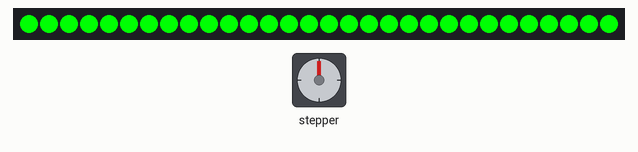
This sketch was run on a simulated Arduino Uno, built with avr-gcc and run on an emulated ATmega328P. Shown: stepper motor, 30 RGB LEDs in strip order, left to right. Wiring (inferred from the names in the program): stepper motor driver (400 steps per turn assumed): step pin 3; direction pin 2. Dim RGB values are drawn brighter than linear; the strip is taken to match the declared colour order; random numbers use the default seed unless the sketch sets one; what the sketch prints to the serial monitor is not drawn.

Above: at 2.5 s.
At 51.3 s:
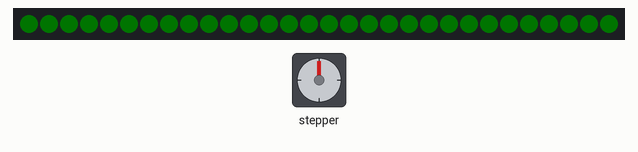
Timing chart, 0 to 129.9 s (numbered marks = the images above):
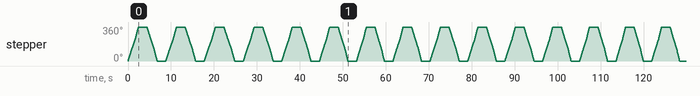

The sketch:

breathe.ino
```cpp
#include <Adafruit_NeoPixel.h>
#define dirPin 2
#define stepPin 3
#define LED_PIN 6
#define LED_COUNT 30
#define stepsPerRevolution 400
int breathSpeed = 2000;
Adafruit_NeoPixel strip(LED_COUNT, LED_PIN, NEO_RGBW);

void setup() {
  pinMode(stepPin, OUTPUT);
  pinMode(dirPin, OUTPUT);
  strip.begin();
  strip.show();
  Serial.begin(9600);
}

void loop() {
  int breathControl = 0;
  int breathOfset = 2;
  int ledBrightness = 0;
//  int breathSpeed = 2000;
  digitalWrite(dirPin, HIGH);

  int number = rand() % 100;
  if (number > 50) {
    breathSpeed += 100;
  } else {
    breathSpeed -= 100;
  };
  if (breathSpeed > 3000) {
    breathSpeed == 2000;
  };

  //rotation forward
  for(int i = 0; i < stepsPerRevolution; i++)
    {
      digitalWrite(stepPin, HIGH);
      delayMicroseconds(breathSpeed + breathControl);
      digitalWrite(stepPin, LOW);
      delayMicroseconds(breathSpeed + breathControl);
      breathControl += breathOfset;
      if (ledBrightness < 255) {
        uint32_t rgbcolor = strip.ColorHSV(22000, 255, ledBrightness);
        ledBrightness += 1;
        strip.fill(rgbcolor);
        strip.show();
      };
      Serial.println(ledBrightness);
    }
  delay(2000);
  breathControl = 0;
  digitalWrite(dirPin, LOW);

  ledBrightness = 255;
  //rotation back
  for(int i = 0; i < stepsPerRevolution; i++)
    {
      digitalWrite(stepPin, HIGH);
      delayMicroseconds(breathSpeed + breathControl);
      digitalWrite(stepPin, LOW);
      delayMicroseconds(breathSpeed + breathControl);
      breathControl += breathOfset;
      if (ledBrightness > 0) {
        uint32_t rgbcolor = strip.ColorHSV(22000, 255, ledBrightness);
        ledBrightness -= 1;
        strip.fill(rgbcolor);
        strip.show();
      };
    }
    delay(2000);
}
```

Measured:
- by itself, stepper: turns 360° clockwise in 2.4 s, then 360° counter-clockwise in 2.4 s, repeating every 8.8 s
